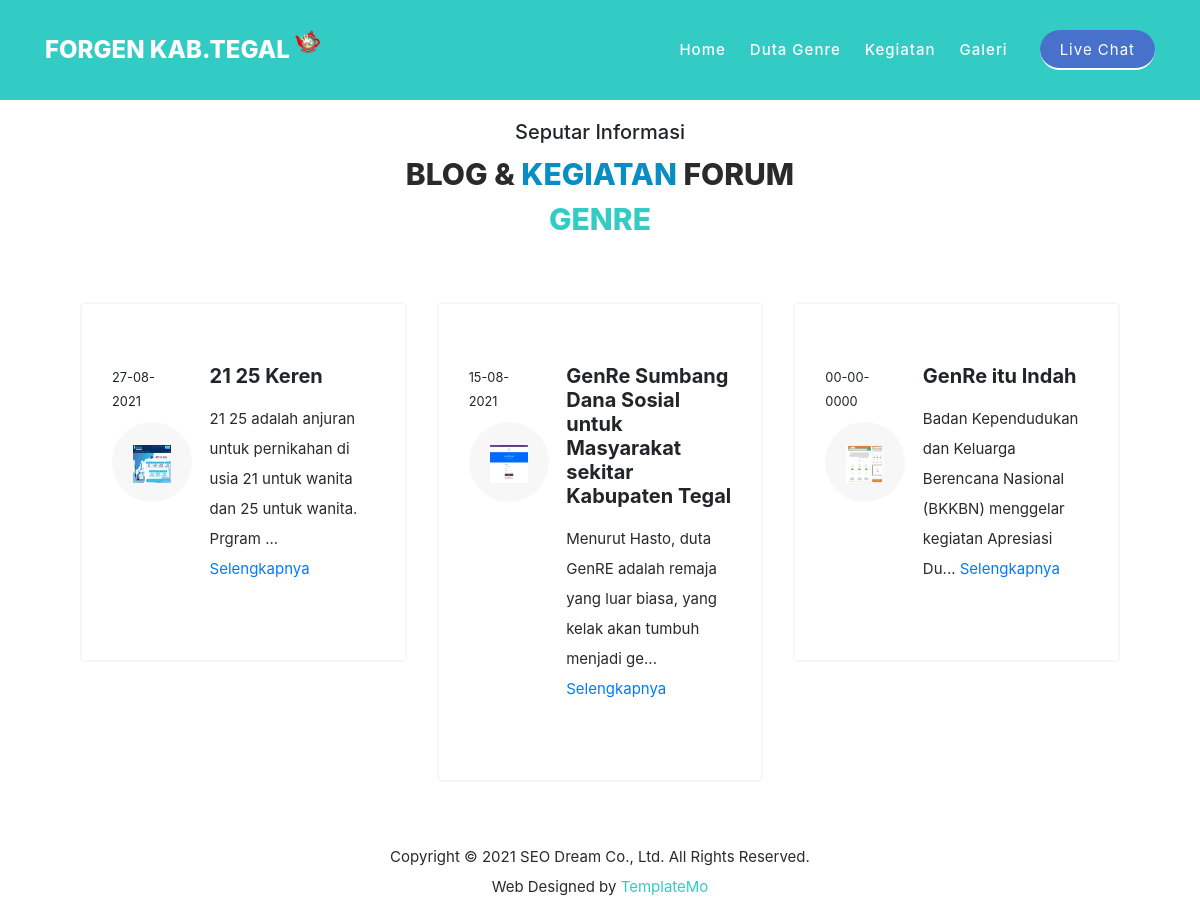
The page /index.php/home/blog on the database its author committed.
### tables this page shows
CREATE TABLE `blog` (
  `blog_id` int(11) NOT NULL,
  `blog_judul` varchar(128) NOT NULL,
  `blog_img` varchar(128) NOT NULL,
  `blog_catatan` varchar(2000) NOT NULL,
  `blog_tanggal` date NOT NULL,
  `blog_update` timestamp NOT NULL DEFAULT current_timestamp() ON UPDATE current_timestamp(),
  `blog_penulis` varchar(128) NOT NULL
);

### application/controllers/Home.php (called while the page is built, shortened)
<?php
class Home extends CI_Controller
{
	public function blog()
	{
		$this->load->view('layout/header');
		$this->load->view('blog');
		$this->load->view('layout/footer');
	}
}

### index.php (called while the page is built, shortened)
<?php
require_once BASEPATH.'core/CodeIgniter.php';

### application/views/blog.php (the view)
<div id="services" class="our-services section">
    <div class="container">
        <div class="row">
            <div class="col-lg-6 offset-lg-3">
                <div class="section-heading wow bounceIn" data-wow-duration="1s" data-wow-delay="0.2s">
                    <h5>Seputar Informasi</h5>
                    <h2>BLOG &amp; <span>KEGIATAN</span> FORUM <em>GENRE</em></h2>
                </div>
            </div>
        </div>
    </div>
    <?php $blog = $this->db->query('SELECT `blog`.* FROM `blog` ORDER BY `blog`.`blog_tanggal` DESC')->result_array(); ?>
    <div class="container-fluid">
        <div class="row">
            <?php foreach ($blog as $bg) : ?>
                <div class="col-lg-4">
                    <div class="service-item wow bounceInUp" data-wow-duration="1s" data-wow-delay="0.3s">
                        <div class="row">
                            <div class="col-lg-4">
                                <span><small>
                                        <?php
                                        $tanggal = explode('-', $bg['blog_tanggal']);
                                        echo $tanggal[2] . '-' . $tanggal[1] . '-' . $tanggal[0];
                                        ?>
                                    </small></span>
                                <div class="icon">
                                    <img src="<?= base_url('assets/images/blog/') . $bg['blog_img'] ?>" alt="">
                                </div>
                            </div>
                            <div class="col-lg-8">
                                <div class="right-content">
                                    <h5 class="mb-3"><b><?= $bg['blog_judul'] ?></b></h5>
                                    <p><?= substr($bg['blog_catatan'], 0, 90) . '... '; ?>
                                        <a href="<?= base_url('admin/detailBlog/' . $bg['blog_id']) ?>">Selengkapnya</a>
                                    </p>
                                </div>
                            </div>
                        </div>
                    </div>
                </div>
            <?php endforeach; ?>
        </div>
    </div>
</div>

### assets/assets/css/templatemo-seo-dream.css (style rules this page uses)
html, body, div, span, applet, object, iframe, h1, h2, h3, h4, h5, h6, p, blockquote, div pre, a, abbr, acronym, address, big, cite, code, del, dfn, em, font, img, ins, kbd, q, s, samp, small, strike, strong, sub, sup, tt, var, b, u, i, center, dl, dt, dd, ol, ul, li, figure, header, nav, section, article, aside, footer, figcaption { margin: 0; padding: 0; border: 0; outline: 0; }
* { box-sizing: border-box; }
html, body { font-family: 'Open Sans', sans-serif; font-weight: 400; background-color: #fff; -ms-text-size-adjust: 100%; -webkit-font-smoothing: antialiased; -moz-osx-font-smoothing: grayscale; }
a { text-decoration: none !important; }
h1, h2, h3, h4, h5, h6 { margin-top: 0px; margin-bottom: 0px; }
p { font-size: 15px; line-height: 30px; color: #2a2a2a; }
img { width: 100%; overflow: hidden; }
html, body { background: #fff; font-family: 'Open Sans', sans-serif; }
.section-heading { margin-bottom: 60px; }
.section-heading h2 { font-size: 30px; text-transform: capitalize; color: #2a2a2a; font-weight: 800; position: relative; z-index: 2; line-height: 45px; }
.section-heading h2 em { font-style: normal; color: #33ccc5; }
.section-heading h2 span { color: #088ec3; }
.our-services { padding-top: 120px; }
.our-services .section-heading { text-align: center; margin-left: 75px; margin-right: 75px; }
.our-services .container-fluid { padding: 0px 80px; }
.service-item { padding: 60px 30px; border: 2px solid #f7f7f7; border-radius: 5px; transition: all .3s; margin-bottom: 30px; }
.service-item .icon { margin-top: 10px; width: 80px; height: 80px; display: inline-block; text-align: center; line-height: 80px; background-color: #f7f7f7; border-radius: 50%; }
.service-item .icon img { width: 38px; height: 38px; }

### rows shown on the page
blog: blog_tanggal "27", blog_tanggal "08", blog_tanggal "2021", blog_img (picture), blog_judul "21 25 Keren", blog_catatan "21 25 adalah anjuran untuk pernikahan di usia 21 untuk wanita dan 25 untuk wanita. Prgram"
blog: blog_tanggal "15", blog_tanggal "08", blog_tanggal "2021", blog_img (picture), blog_judul "GenRe Sumbang Dana Sosial untuk Masyarakat sekitar Kabupaten Tegal", blog_catatan "Menurut Hasto, duta GenRE adalah remaja yang luar biasa, yang kelak akan tumbuh menjadi ge"
blog: blog_tanggal "00", blog_tanggal "0000", blog_img (picture), blog_judul "GenRe itu Indah", blog_catatan "Badan Kependudukan dan Keluarga Berencana Nasional (BKKBN) menggelar kegiatan Apresiasi Du"
